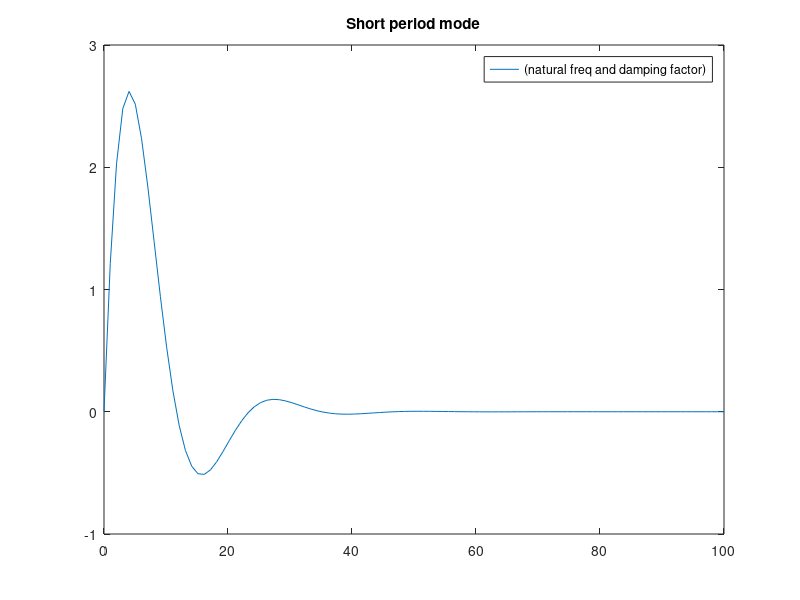
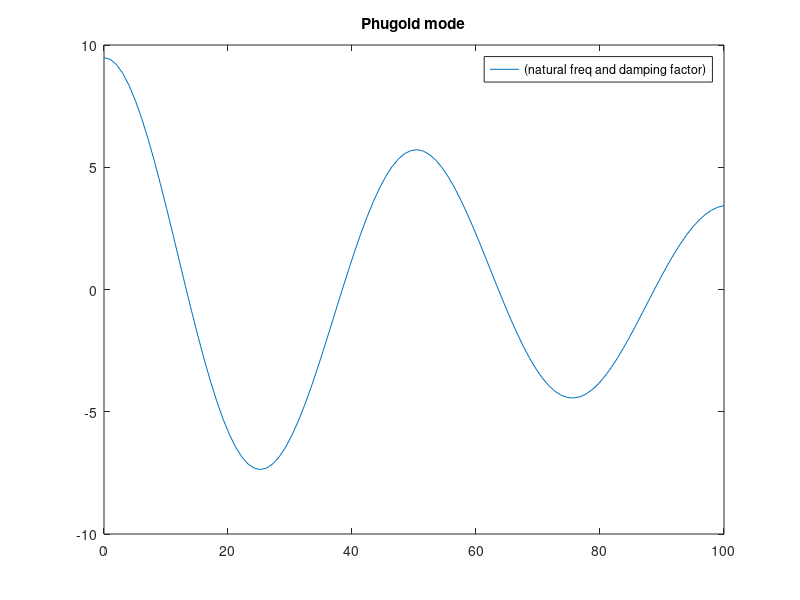
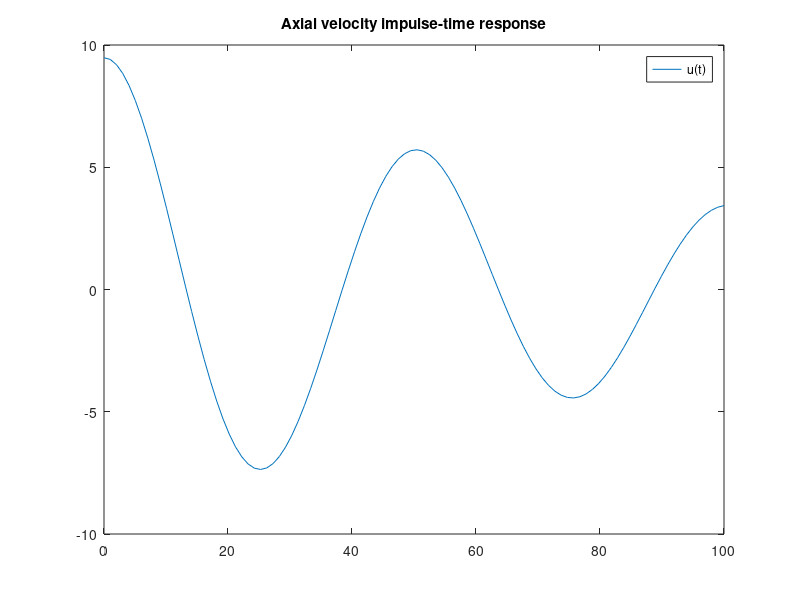
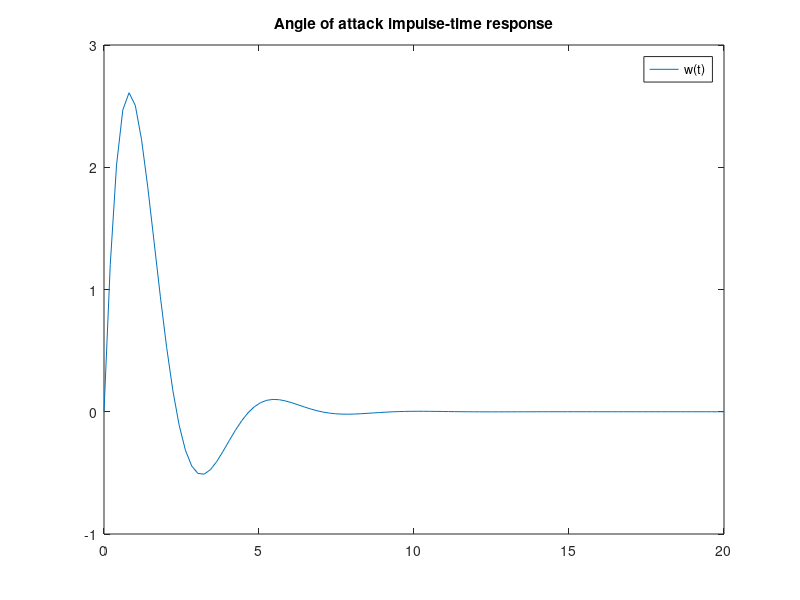

Source code (MATLAB) for these figures, in order:
%-------------------------------------------------------------------------
%                       DM FLIGHT MECHANIC
%-------------------------------------------------------------------------
%
%   Full name : Quentin Gourier
%   Class : A4 SET1
%   Assignment code : Aé421 (P. Yazigi)
%
%-------------------------------------------------------------------------
%                             DATA
%-------------------------------------------------------------------------

g = 9.81; %gravity

%aircraft data of lateral stability
h = 6096; %alt
rho = 0.653; %air density
U0 = 94.8; %speed
M = 0.3; %mach number
center_gravity = 0.263;
theta_0 = deg2rad(2.2); % 2.2 deg
omega_0 = 0;

%aircraft data
S = 21.81; %wing area
b = 11.44; %wingspan
c_bar = 2.05; %wing mean chord
A = 6.00; %aspect ratio
e = 0.89; %oswald number
m = 6214; %mass
I_xx = 30048.7; 
I_yy = 26639.8;
I_zz = 55299.8;
I_xz = 606;

C_L_0 = 0.813;
C_D_0 = 0.135;
C_Tx0 = 0.025;
C_m0 = 0;
C_mt0 = 0;

C_m_u = 0;
C_m_alpha = -0.401;
C_m_d_alpha = -5;
C_m_q = -10;
C_m_t_u = 0;
C_m_t_alpha = 0;
C_L_u = 0;
C_L_alpha = 5.22;
C_l_d_alpha = 1.74;
C_L_delta_t = 0;
C_L_q = 3.9;
C_D_u = 0;
C_D_alpha = 0.54;
C_D_d_alpha = 0;
C_D_delta_t = 0;
C_D_q = 0;
C_T_u = 0;
C_L_delta_e = 0.34;
C_D_delta_e = 0;
C_m_delta_e = -0.89;
C_m_delta_t = 0;

C_y_beta = -0.72; C_y_p = 0; C_y_r = 0;
C_l_beta = -0.127; C_l_p = -0.57; C_l_r = 0.2;
C_n_beta = 0.049; C_n_p = -0.045; C_n_r = -0.16;
C_y_delta_r = 0.17; C_l_delta_r = -0.002; C_n_delta_r = -0.073;
C_y_delta_a = 0; C_l_delta_a = 0.14; C_n_delta_a = -0.009;

q_bar = 0.5*rho*U0^2; %dynamic pressure

Yv = (q_bar*S*C_y_beta)/(m*U0);
Yp = (q_bar*S*b*C_y_p)/(2*m*U0);
Yr = (q_bar*S*b*C_y_r)/(2*m*U0);

Lv = (q_bar*S*b*C_l_beta)/(I_xx*U0);
Lp = (q_bar*S*b^2*C_l_p)/(2*I_xx*U0);
Lr = (q_bar*S*b^2*C_l_r)/(2*I_xx*U0);

Nv = (q_bar*S*b*C_n_beta)/(I_zz*U0);
Np = (q_bar*S*b^2*C_n_p)/(2*I_zz*U0);
Nr = (q_bar*S*b^2*C_n_r)/(2*I_zz*U0);

Y_delta_r = (q_bar*S*C_y_delta_r)/(m*U0);
L_delta_r = (q_bar*S*b*C_l_delta_r)/(I_xx*U0);
N_delta_r = (q_bar*S*b*C_n_delta_r)/(I_zz*U0);

Y_delta_a = (q_bar*S*C_y_delta_a)/(m*U0);
L_delta_a = (q_bar*S*b*C_l_delta_a)/(I_xx*U0);
N_delta_a = (q_bar*S*b*C_n_delta_a)/(I_zz*U0);

% aircraft matrix elements of longitudinal stability
q_bar = 0.5*rho*U0^2;
X_u = -((0.5*rho*U0^2*S)/(m*U0))*(2*C_D_0+C_D_u);
X_w = ((q_bar*S)/(m*U0))*(C_L_0-(2/(pi*e*A))*(C_L_0*C_L_alpha));
Z_u = -((0.5*rho*U0^2*S)/(m*U0))*(2*C_L_0+C_L_u);
Z_w = -((0.5*rho*U0^2*S)/(m*U0))*(C_D_0+C_L_alpha);
Z_q = ((0.5*rho*U0^2*S*c_bar)/(2*m*U0))*C_L_q;
M_u = ((0.5*rho*U0^2*S*c_bar)/(I_yy*U0))*C_m_u;
M_w = ((0.5*rho*U0^2*S*c_bar)/(I_yy*U0))*C_m_alpha;
M_d_w = ((0.5*rho*U0^2*S*c_bar^2)/(2*I_yy*U0^2))*C_m_d_alpha;
M_q = ((0.5*rho*U0^2*S*c_bar^2)/(2*I_yy*U0))*C_m_q;

% elevator derivatives
X_delta_e = ((0.5*rho*U0^2*S)/(m*U0))*C_D_delta_e;
Z_delta_e = ((0.5*rho*U0^2*S)/(m*U0))*C_L_delta_e;
M_delta_e = ((0.5*rho*U0^2*S*c_bar)/(I_yy*U0))*C_m_delta_e;

% throttle derivatives
X_delta_t = ((0.5*rho*U0^2*S)/(m*U0))*C_D_delta_t;
Z_delta_t = ((0.5*rho*U0^2*S)/(m*U0))*C_L_delta_t;
M_delta_t = ((0.5*rho*U0^2*S*c_bar)/(I_yy*U0))*C_m_delta_t;



%-------------------------------------------------------------------------
%                   LONGITUDINAL STABILITY PART 
%-------------------------------------------------------------------------

% 1. Equations of longitudinal motion ?
% See the values above and write it on.


% 2. The matrix A of aircraft ?

A = [X_u X_w 0 -g*cos(theta_0);
     Z_u Z_w U0 -g*sin(theta_0);
     M_u+Z_u*M_d_w M_w+Z_w*M_d_w M_q+U0*M_d_w 0;
     0 0 1 0]

B = [X_delta_e X_delta_t;
     Z_delta_e Z_delta_t;
     M_delta_e+Z_delta_e*M_d_w M_delta_t+Z_delta_t*M_d_w;
     0 0]
 
% 3. The characteristic equation ?
% See the matrices and write it on.

% 4. The eigenvalues of the system ?
lambda_vect = eig(A); %vecteur propre
disp(lambda_vect);

lambda_1 = lambda_vect(1,1);
lambda_2 = lambda_vect(2,1);
lambda_3 = lambda_vect(3,1);
lambda_4 = lambda_vect(4,1);

omega = [sqrt(real(lambda_1)^2+imag(lambda_1)^2) sqrt(real(lambda_3)^2+imag(lambda_3)^2)];
omega_n_sp = max(omega)
omega_n_p = min(omega)

ksi = [-real(lambda_1)/omega(1) -real(lambda_3)/omega(2)];
ksi_sp = max(ksi)
ksi_p = min(ksi)

t = linspace(0,100);
t2 = linspace(0,20);

u = exp(-omega_n_p*ksi_p*t).*(U0/10*cos(omega_n_p*sqrt(1-ksi_p^2)*t)+10*omega_n_p*ksi_p/(omega_n_p*sqrt(1-ksi_p^2))*sin(omega_n_p*sqrt(1-ksi_p^2)*t));
theta = exp(-omega_n_p*ksi_p*t).*(theta_0/10*cos(omega_n_p*sqrt(1-ksi_p^2)*t)+theta_0*ksi_p*omega_n_p/(omega_n_p*sqrt(1-ksi_p^2))*sin(omega_n_p*sqrt(1-ksi_p^2)*t));
w = exp(-omega_n_sp*ksi_sp*t2).*(omega_0/10*cos(omega_n_sp*sqrt(1-ksi_sp^2)*t2)+10*ksi_sp*omega_n_sp/(omega_n_sp*sqrt(1-ksi_sp^2))*sin(omega_n_sp*sqrt(1-ksi_sp^2)*t2));
q = exp(-omega_n_sp*ksi_sp*t2).*(theta_0/10*cos(omega_n_sp*sqrt(1-ksi_sp^2)*t2)+theta_0*ksi_sp*omega_n_sp/(omega_n_sp*sqrt(1-ksi_sp^2))*sin(omega_n_sp*sqrt(1-ksi_sp^2)*t2));

sp_mode = w + q;
phugoid_mode = u + theta;

% 5. Different modes of longitudinal stability
% a. Short period mode
figure
plot(t, sp_mode);
legend({'(natural freq and damping factor)'})
title('Short period mode');

% b. Phugoid mode
figure
plot(t, phugoid_mode);
legend({'(natural freq and damping factor)'})
title('Phugoid mode');

% 6. Curves of longitudinal motion
% a. Axial velocity i function of time
figure
plot(t, u);
legend({'u(t)'})
title('Axial velocity impulse-time response');

% b. Angle of attack
figure
plot(t2, w);
legend({'w(t)'})
title('Angle of attack impulse-time response');

% c. Pitch rate
figure
plot(t2, q);
legend({'q(t)'})
title('Pitch rate impulse-time response');

% d. Pitch angle
figure
plot(t, theta);
legend({'theta(t)'})
title('Pitch angle impulse-time response');



% 7. TFs of each variable

s = tf('s');
I = eye(size(A));
TF = zpk((s*I-A)\B)




%-------------------------------------------------------------------------
%                   LATERAL STABILITY PART 
%-------------------------------------------------------------------------

% 1. Equations of longitudinal motion ?
% See the values above and write it on.


% 2. The matrix A of aircraft ?

A = [Yv Yp -(U0-Yr) g*cos(theta_0);
     Lv Lp Lr 0;
     Nv Np Nr 0;
     0 1 0 0]

B = [Y_delta_r Y_delta_a;
     L_delta_r L_delta_a;
     N_delta_r N_delta_a
     0 0]

% 3. The characteristic equation ?
% See the matrices and write it on.

% 4. The eigenvalues of the system ?
[vect_propre, val_propre] = eig(A) %vecteur propre

lambda_dutch_roll_1 = val_propre(3,3)
lambda_dutch_roll_2 = val_propre(2,2)
lambda_roll = val_propre(1,1)
lambda_spiral = val_propre(4,4)
 
% omega_n_dutch_roll = sqrt(real(lambda_dutch_roll_1)^2+imag(lambda_dutch_roll_1)^2)
omega_n_dutch_roll = sqrt(lambda_dutch_roll_1*lambda_dutch_roll_2)
% ksi_dutch_roll = -real(lambda_dutch_roll_1)/omega_n_dutch_roll
ksi_dutch_roll = (lambda_dutch_roll_1+lambda_dutch_roll_2)/(2*omega_n_dutch_roll)

% % omega_n_dutch_roll = sqrt(Yv*Nr+Nv*(U0-Yr));
% % ksi_dutch_roll = -(Yv+Nr)/(2*omega_n_dutch_roll);

% 5. Different modes of lateral stability
% a. spiral mode
t2 = linspace(0,1000);
figure; hold on;
xlim([0 1000]);
sm1 = vect_propre(1,4)*exp(lambda_spiral*t2);
sm2 = vect_propre(2,4)*exp(lambda_spiral*t2);
sm3 = vect_propre(3,4)*exp(lambda_spiral*t2);
sm4 = vect_propre(4,4)*exp(lambda_spiral*t2);
plot(t2, sm1)
plot(t2, sm2)
plot(t2, sm3)
plot(t2, sm4)
legend({'roll angle', 'yaw rate', 'side slip', 'roll rate'});
title('Spiral mode');

% b. rolling mode
t1 = linspace(0,10);
figure; hold on;
% xlim([0 10]);
% ylim([-1 1]);
rm1 = vect_propre(1,1)*exp(lambda_roll*t1);
rm2 = vect_propre(2,1)*exp(lambda_roll*t1);
rm3 = vect_propre(3,1)*exp(lambda_roll*t1);
rm4 = vect_propre(4,1)*exp(lambda_roll*t1);
plot(t1,rm1)
plot(t1,rm2)
plot(t1,rm3)
plot(t1,rm4)
legend({'side velocity', 'roll rate', 'yaw rate', 'side angle'})
title('Rolling mode');


% c. dutch roll mode
t3 = linspace(0,50);
figure; hold on;
% xlim([0 50]);
% ylim([-1 1]);
dr1 = vect_propre(1,2)*(exp(real(lambda_dutch_roll_2).*t3).*(cos(omega_n_dutch_roll.*t3)+ksi_dutch_roll*sin(omega_n_dutch_roll.*t3)));
dr2 = vect_propre(2,2)*(exp(real(lambda_dutch_roll_2).*t3).*(cos(omega_n_dutch_roll.*t3)+ksi_dutch_roll*sin(omega_n_dutch_roll.*t3)));
dr3 = vect_propre(3,2)*(exp(real(lambda_dutch_roll_2).*t3).*(cos(omega_n_dutch_roll.*t3)+ksi_dutch_roll*sin(omega_n_dutch_roll.*t3)));
dr4 = vect_propre(4,2)*(exp(real(lambda_dutch_roll_2).*t3).*(cos(omega_n_dutch_roll.*t3)+ksi_dutch_roll*sin(omega_n_dutch_roll.*t3)));
plot(t3, dr1)
plot(t3, dr2)
plot(t3, dr3)
plot(t3, dr4)
legend({'side velocity', 'roll rate', 'yaw rate', 'side angle'});
title('Dutch roll mode');


t = linspace(0, 100);
t2 = linspace(0, 20);

u = exp(-omega_n_dutch_roll*ksi_dutch_roll*t).*(U0/10*cos(omega_n_dutch_roll*sqrt(1-ksi_dutch_roll^2)*t)+10*omega_n_dutch_roll*ksi_dutch_roll/(omega_n_dutch_roll*sqrt(1-ksi_dutch_roll^2))*sin(omega_n_dutch_roll*sqrt(1-ksi_dutch_roll^2)*t));
theta = exp(-omega_n_dutch_roll*ksi_dutch_roll*t).*(theta_0/10*cos(omega_n_dutch_roll*sqrt(1-ksi_dutch_roll^2)*t)+theta_0*ksi_dutch_roll*omega_n_dutch_roll/(omega_n_dutch_roll*sqrt(1-ksi_dutch_roll^2))*sin(omega_n_dutch_roll*sqrt(1-ksi_dutch_roll^2)*t));
w = exp(-omega_n_dutch_roll*ksi_dutch_roll*t2).*(omega_0/10*cos(omega_n_dutch_roll*sqrt(1-ksi_dutch_roll^2)*t2)+10*ksi_dutch_roll*omega_n_dutch_roll/(omega_n_dutch_roll*sqrt(1-ksi_dutch_roll^2))*sin(omega_n_dutch_roll*sqrt(1-ksi_dutch_roll^2)*t2));
q = exp(-omega_n_dutch_roll*ksi_dutch_roll*t2).*(theta_0/10*cos(omega_n_dutch_roll*sqrt(1-ksi_dutch_roll^2)*t2)+theta_0*ksi_dutch_roll*omega_n_dutch_roll/(omega_n_dutch_roll*sqrt(1-ksi_dutch_roll^2))*sin(omega_n_dutch_roll*sqrt(1-ksi_dutch_roll^2)*t2));


% 6. Curves of longitudinal motion
% a. Axial velocity i function of time
figure
plot(t, u);
legend({'u(t)'})
title('Side velocity impulse-time response');

% b. Angle of attack
figure
plot(t2, w);
legend({'w(t)'})
title('Roll rate impulse-time response');

% c. Pitch rate
figure
plot(t2, q);
legend({'q(t)'})
title('Yaw rate impulse-time response');

% d. Pitch angle
figure
plot(t, theta);
legend({'theta(t)'})
title('Side angle impulse-time response');


% 7. TFs of each variable
s = tf('s');
I = eye(size(A));
TF = zpk((s*I-A)\B)




